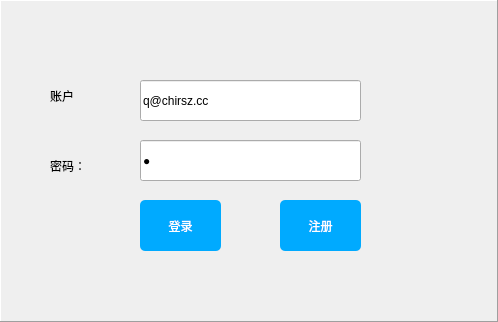
<?xml version="1.0" encoding="UTF-8"?>
<ui version="4.0">
 <class>LoginWindow</class>
 <widget class="QWidget" name="LoginWindow">
  <property name="geometry">
   <rect>
    <x>0</x>
    <y>0</y>
    <width>498</width>
    <height>322</height>
   </rect>
  </property>
  <property name="windowTitle">
   <string>Form</string>
  </property>
  <layout class="QHBoxLayout" name="horizontalLayout">
   <property name="spacing">
    <number>0</number>
   </property>
   <property name="leftMargin">
    <number>0</number>
   </property>
   <property name="topMargin">
    <number>0</number>
   </property>
   <property name="rightMargin">
    <number>0</number>
   </property>
   <property name="bottomMargin">
    <number>0</number>
   </property>
   <item>
    <layout class="QVBoxLayout" name="verticalLayout">
     <item>
      <widget class="QFrame" name="frame">
       <property name="minimumSize">
        <size>
         <width>0</width>
         <height>320</height>
        </size>
       </property>
       <property name="maximumSize">
        <size>
         <width>16777215</width>
         <height>16777215</height>
        </size>
       </property>
       <property name="styleSheet">
        <string notr="true">
QLineEdit {
    border-width: 1px;
    border-style: solid;
	border-color:rgb(199, 199, 199);
	background-color:rgb(255, 255, 255);
	font: 10pt &quot;微软雅黑&quot;
}
QComboBox {
    border-width: 1px;
    border-style: solid;
    border-radius: 4px;
	border-color:rgb(199, 199, 199);
	background-color:rgb(255, 255, 255);
	font: 13pt &quot;微软雅黑&quot;;
}
QFrame{
};
background-color:rgb(255, 255, 255);
border-image:none;
</string>
       </property>
       <property name="frameShape">
        <enum>QFrame::Panel</enum>
       </property>
       <property name="frameShadow">
        <enum>QFrame::Raised</enum>
       </property>
       <widget class="QPushButton" name="loginBtn">
        <property name="geometry">
         <rect>
          <x>140</x>
          <y>200</y>
          <width>81</width>
          <height>51</height>
         </rect>
        </property>
        <property name="styleSheet">
         <string notr="true">QPushButton{
background-color:rgb(0, 170, 255);
font:  15pt &quot;微软雅黑&quot;;
color:rgb(255,255,255);
border-radius: 5px;
}QPushButton::hover{
background-color:rgb(0, 150, 225);
}
QPushButton::pressed{
background-color:rgb(0, 150, 225);
}</string>
        </property>
        <property name="text">
         <string>登录</string>
        </property>
       </widget>
       <widget class="QPushButton" name="registBtn">
        <property name="geometry">
         <rect>
          <x>280</x>
          <y>200</y>
          <width>81</width>
          <height>51</height>
         </rect>
        </property>
        <property name="styleSheet">
         <string notr="true">QPushButton{
background-color:rgb(0, 170, 255);
font:  15pt &quot;微软雅黑&quot;;
color:rgb(255,255,255);
border-radius: 5px;
}QPushButton::hover{
background-color:rgb(0, 150, 225);
}
QPushButton::pressed{
background-color:rgb(0, 150, 225);
}</string>
        </property>
        <property name="text">
         <string>注册</string>
        </property>
       </widget>
       <widget class="QLabel" name="label">
        <property name="geometry">
         <rect>
          <x>50</x>
          <y>80</y>
          <width>81</width>
          <height>31</height>
         </rect>
        </property>
        <property name="styleSheet">
         <string notr="true">border-image:none;
font:100 18pt &quot;微软雅黑&quot;;
bottom:10px

</string>
        </property>
        <property name="text">
         <string>账户</string>
        </property>
       </widget>
       <widget class="QLabel" name="label_2">
        <property name="geometry">
         <rect>
          <x>50</x>
          <y>150</y>
          <width>61</width>
          <height>31</height>
         </rect>
        </property>
        <property name="styleSheet">
         <string notr="true">border-image:none;
font:100 18pt &quot;微软雅黑&quot;;
bottom:10px

</string>
        </property>
        <property name="text">
         <string>密码：</string>
        </property>
       </widget>
       <widget class="QLineEdit" name="jidLnEdt">
        <property name="geometry">
         <rect>
          <x>140</x>
          <y>80</y>
          <width>221</width>
          <height>41</height>
         </rect>
        </property>
        <property name="text">
         <string>q@chirsz.cc</string>
        </property>
        <property name="readOnly">
         <bool>false</bool>
        </property>
        <property name="clearButtonEnabled">
         <bool>false</bool>
        </property>
       </widget>
       <widget class="QLineEdit" name="passwdLnEdt">
        <property name="geometry">
         <rect>
          <x>140</x>
          <y>140</y>
          <width>221</width>
          <height>41</height>
         </rect>
        </property>
        <property name="text">
         <string>q</string>
        </property>
        <property name="echoMode">
         <enum>QLineEdit::Password</enum>
        </property>
        <property name="readOnly">
         <bool>false</bool>
        </property>
        <property name="clearButtonEnabled">
         <bool>false</bool>
        </property>
       </widget>
      </widget>
     </item>
    </layout>
   </item>
  </layout>
 </widget>
 <resources/>
 <connections/>
</ui>
